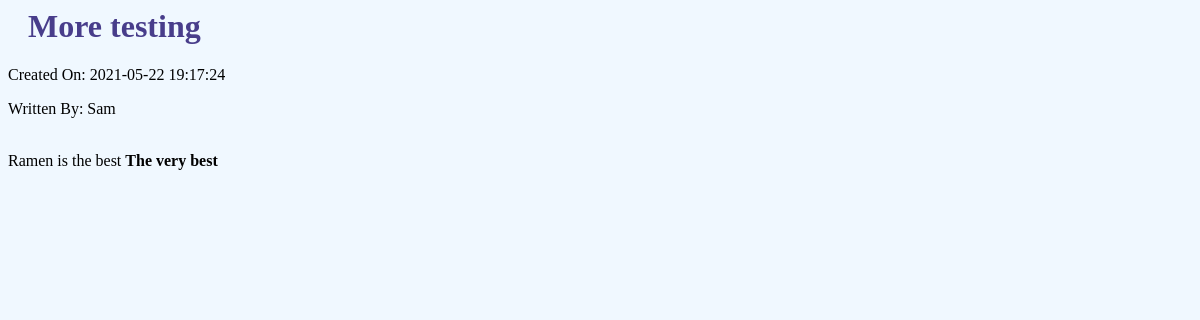
The app's page /3, older data.
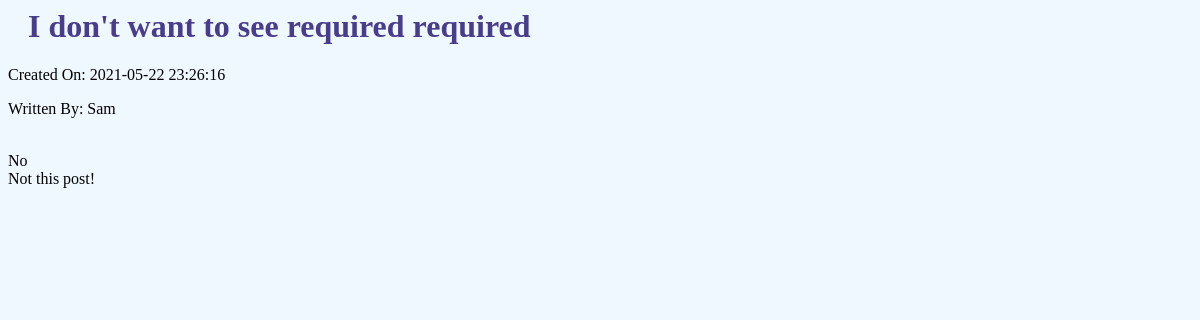
The same page, newer data.
### tables this page shows
CREATE TABLE posts (
  post_id INTEGER PRIMARY KEY AUTOINCREMENT,
  title TEXT NOT NULL,
  pub_date TIMESTAMP NOT NULL DEFAULT CURRENT_TIMESTAMP,
  content TEXT NOT NULL,
  published INT DEFAULT 1
);

### app.py (the view)
@app.route('/<int:postID>')
def post(postID):
    db = get_db()
    post = g.db.execute("SELECT * FROM posts WHERE post_id =?", (postID,)).fetchone()
    author = g.db.execute("SELECT authors.author_id, authors.author_name FROM created INNER JOIN authors on created.author_id == authors.author_id WHERE post_id =?", (postID,)).fetchone()
    page = Markup('<head><link rel="stylesheet" href="static/styles.css"><meta charset="UTF-8"></head>'+ "<body><h1>" + post[1] + "</h1><p>Created On: " + post[2] + "</p><p>Written By: " + author[1] + "</p><br>" + post[3] + "</body>")
    return render_template('post.html', post=page)

### app.py (called while the page is built)
def get_db():
    if "db" not in g:
        g.db = sqlite3.connect(DATABASE)
        g.db.row_factory = sqlite3.Row
    return g.db

### templates/post.html
{% block content %}
    <p>{{ post }}</p>
{% endblock %}

Row changes from the older to the newer data that the page shows:
changed posts: title "More testing Created On: 2021-05-22 19:17:24 Written By: Sam Ramen is the best The very best" → "I don't want to see required required Created On: 2021-05-22 23:26:16 Written By: Sam No Not this post!"
